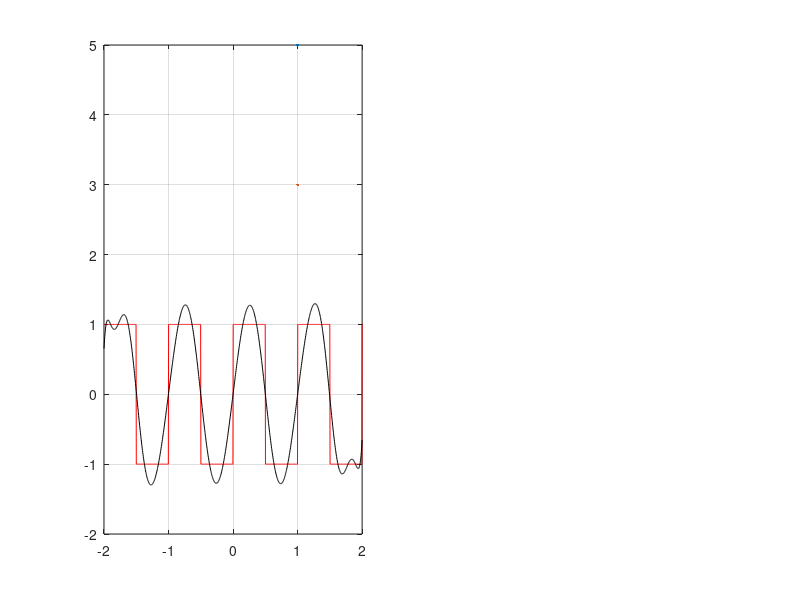

Source code (MATLAB): (Note: this script raises an error after producing the figure.)
clc,clear,close all,warning off;
% Least Squares Based Trigonometric Fourier Series
% Written By: Rasit Evduzen
% 05-Apr-2024
%% LSE Based Fourier Series Decomposition

TimeVec = linspace(-2,2,1e3)';
SignalSquareWave = square(TimeVec*2*pi);
SignalSawWave = sawtooth(TimeVec*2*pi);

NoHmax = 2e2; % Number of Harmonics
figure('units','normalized','outerposition',[0 0 1 1],'color','w')
for NoH = 1:NoHmax

    ASquare = [];
    bSquare = SignalSquareWave;
    for i=1:NoH
        ASquare = [ASquare sin(TimeVec*i)];
    end

    xLseSquare = ASquare\bSquare;   % LSE Solution -> inv(A'*A)*A'*b;
    FSsignalSquareWave = 0;
    for i=1:NoH
        FSsignalSquareWave = [FSsignalSquareWave +  xLseSquare(i)*sin(TimeVec*i)];
    end

    ASaw = [];
    bSaw = SignalSawWave;
    for i=1:NoH
        ASaw = [ASaw sin(TimeVec*i)];
    end

    xLseSaw = ASaw\bSaw;   % LSE Solution -> inv(A'*A)*A'*b;
    FSsignalSawWave = 0;
    for i=1:NoH
        FSsignalSawWave = [FSsignalSawWave +  xLseSaw(i)*sin(TimeVec*i)];
    end

    % Plot Result
    clf
    subplot(121)
    plot(TimeVec,SignalSquareWave,'r',LineWidth=5),hold on,grid
    plot(TimeVec,FSsignalSquareWave,'k',LineWidth=3)
    title(["Square Wave LSE Based Fourier Series Decomposition", "Number of Harmonics -> "+num2str(NoH)])
    xlabel("Time [Sn]"),ylabel("Square Wave"),axis([-2 2 -1.5 1.5])

    subplot(122)
    plot(TimeVec,SignalSawWave,'r',LineWidth=5),hold on,grid
    plot(TimeVec,FSsignalSawWave,'k',LineWidth=3)
    title(["SawTooth Wave LSE Based Fourier Series Decomposition", "Number of Harmonics -> "+num2str(NoH)])
    xlabel("Time [Sn]"),ylabel("SawTooth Wave"),axis([-2 2 -1.5 1.5])

    drawnow
end

